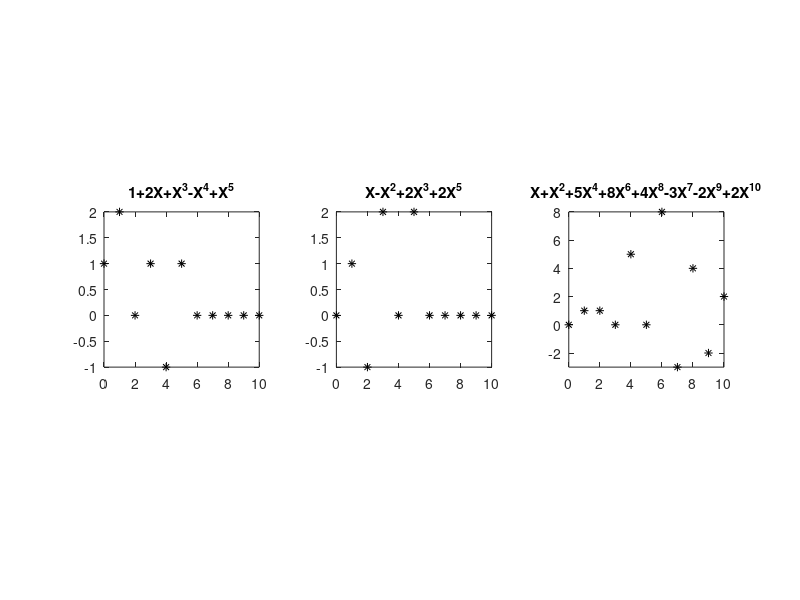
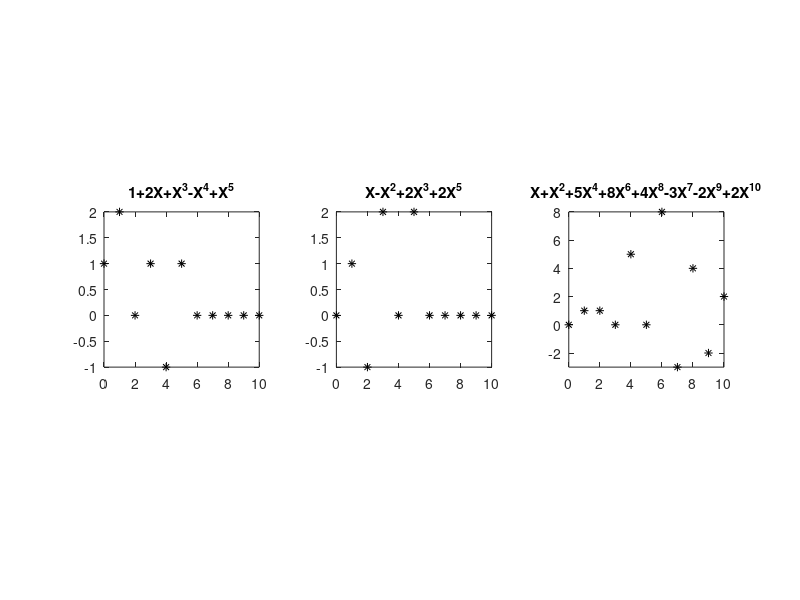

MATLAB code to generate these figures, in order:
% convolution et multiplication de polynomes

N = 11;
P = 6;
% 1+2X+X^3-X^4+X^5
f = zeros(N,1);
f(1)=1;
f(2)=2;
f(3)=0;
f(4)=1;
f(5)=-1;
f(6)=1;


% X-X^2+2X^3+2X^5
g = zeros(N,1);
g(1)=0;
g(2)=1;
g(3)=-1;
g(4)=2;
g(5)=0;
g(6)=2;

% X+X^2+5X^4+8X^6+4X^8-3X^7-2X^9+2X^10
c = 1:N; % [(N/2+1:N):N,1:N/2]';
h = real( ifft(fft(f(c)).*fft(g(c))) );
h = h(c);

subplot(1,3,1);
plot(0:N-1, f, 'k*');
axis tight;
axis square;
title('1+2X+X^3-X^4+X^5');


subplot(1,3,2);
plot(0:N-1, g, 'k*');
axis tight;
axis square;
title('X-X^2+2X^3+2X^5');


subplot(1,3,3);
plot(0:N-1, h, 'k*');
axis tight;
axis square;
title('X+X^2+5X^4+8X^6+4X^8-3X^7-2X^9+2X^{10}');

saveas(gcf, '../convolution-polynome', 'eps')
saveas(gcf, '../convolution-polynome', 'png')